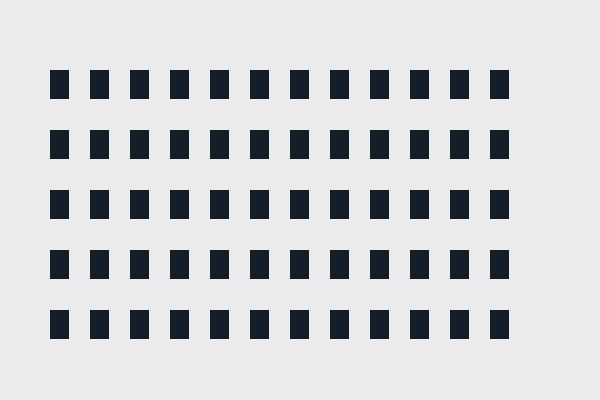
#> input picture raw_folios/sample_folio.jpg, 600 x 400 px
$ python folio_matrix_processor.py
#> lines starting #> are read from the running program, lines starting #| are printed output that depends on the picture; after the words box and inside, x2 and y2 are one past the last pixel; in counts of white or black regions, pixels touching at a corner belong together
import os
import cv2
import numpy as np

class FolioMatrixProcessor:
    def __init__(self, input_dir="raw_folios", output_dir="normalized_matrices"):
        self.input_dir = input_dir
        self.output_dir = output_dir
        self.target_vectors = ['T', 'I', 'R', 'D', 'A', 'O', 'S', 'C', 'F', 'P']
        os.makedirs(self.input_dir, exist_ok=True)
        os.makedirs(self.output_dir, exist_ok=True)
        print(f"[INITIALIZED] Phase 2 Workspace Matrix Created.")

    def execute_topological_grayscale_filter(self, image_path):
#> called with image_path = 'raw_folios/sample_folio.jpg'
        if not os.path.exists(image_path):
            return None
        image = cv2.imread(image_path)
#> image is the input picture: shape (400, 600, 3); mean B, G, R 208.2, 206.8, 205.3
        gray = cv2.cvtColor(image, cv2.COLOR_BGR2GRAY)
        return cv2.adaptiveThreshold(gray, 255, cv2.ADAPTIVE_THRESH_GAUSSIAN_C, cv2.THRESH_BINARY_INV, 15, 8)
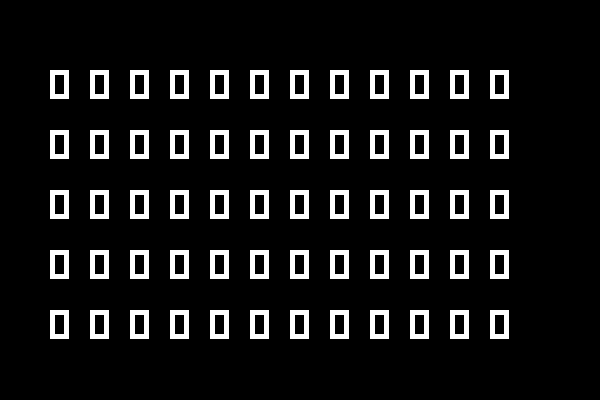
#> returned value: shape (400, 600); 9.5% white; 60 white regions

    def extract_glyph_coordinate_slices(self, processed_matrix, min_glyph_area=12):
#> called with min_glyph_area = 12
        if processed_matrix is None:
            return []
        contours, _ = cv2.findContours(processed_matrix, cv2.RETR_EXTERNAL, cv2.CHAIN_APPROX_SIMPLE)
#> contours = 60 contours; largest, box (x1, y1, x2, y2) and area: (490, 310, 509, 339) 504, (450, 310, 469, 339) 504, (410, 310, 429, 339) 504, (370, 310, 389, 339) 504, (330, 310, 349, 339) 504
        coordinate_slices = []
        for cnt in contours:
            area = cv2.contourArea(cnt)
            if area > min_glyph_area:
                x, y, w, h = cv2.boundingRect(cnt)
                coordinate_slices.append({"box": (int(x), int(y), int(w), int(h)), "area": int(area)})
#> this loop made 60 passes
#> (cnt, x, y) on passes 1 to 11: ([[490, 310], [490, 338], [508, 338], [508, 310]], 490, 310), ([[450, 310], [450, 338], [468, 338], [468, 310]], 450, 310), ([[410, 310], [410, 338], [428, 338], [428, 310]], 410, 310), ([[370, 310], [370, 338], [388, 338], [388, 310]], 370, 310), ([[330, 310], [330, 338], [348, 338], [348, 310]], 330, 310), ([[290, 310], [290, 338], [308, 338], [308, 310]], 290, 310), ([[250, 310], [250, 338], [268, 338], [268, 310]], 250, 310), ([[210, 310], [210, 338], [228, 338], [228, 310]], 210, 310), ([[170, 310], [170, 338], [188, 338], [188, 310]], 170, 310), ([[130, 310], [130, 338], [148, 338], [148, 310]], 130, 310), ([[90, 310], [90, 338], [108, 338], [108, 310]], 90, 310)
#> after the loop, coordinate_slices = 60 items
        return sorted(coordinate_slices, key=lambda b: ((b['box'][1] // 25) * 1000 + b['box'][0]))

    def export_normalized_matrix_grid(self, coordinate_slices, source_filename):
        if not coordinate_slices:
            return None
        matrix_array = np.array([b['box'] for b in coordinate_slices], dtype=np.float32)
        x_min, y_min = np.min(matrix_array[:, 0]), np.min(matrix_array[:, 1])
        x_max, y_max = np.max(matrix_array[:, 0] + matrix_array[:, 2]), np.max(matrix_array[:, 1] + matrix_array[:, 3])

        range_x = max(x_max - x_min, 1.0)
        range_y = max(y_max - y_min, 1.0)

        normalized_array = np.copy(matrix_array)
        normalized_array[:, 0] = (matrix_array[:, 0] - x_min) / range_x
        normalized_array[:, 1] = (matrix_array[:, 1] - y_min) / range_y
        normalized_array[:, 2] = matrix_array[:, 2] / range_x
        normalized_array[:, 3] = matrix_array[:, 3] / range_y

        base_name = os.path.splitext(source_filename)[0]
        output_filepath = os.path.join(self.output_dir, f"{base_name}_matrix.npy")
        np.save(output_filepath, normalized_array)
        print(f"[EXPORT SUCCESS] Normalized matrix saved to: {output_filepath}")
        return output_filepath

if __name__ == "__main__":
    processor = FolioMatrixProcessor()
    sample_path = os.path.join(processor.input_dir, "sample_folio.jpg")
    if not os.path.exists(sample_path):
        synthetic_folio = np.ones((400, 600, 3), dtype=np.uint8) * 235
        for row in range(5):
            y_pos = 70 + (row * 60)
            for col in range(12):
                x_pos = 50 + (col * 40)
                cv2.rectangle(synthetic_folio, (x_pos, y_pos), (x_pos + 18, y_pos + 28), (40, 30, 20), -1)
        cv2.imwrite(sample_path, synthetic_folio)
    matrix = processor.execute_topological_grayscale_filter(sample_path)
    slices = processor.extract_glyph_coordinate_slices(matrix)
#> slices = 60 items
    processor.export_normalized_matrix_grid(slices, "sample_folio.jpg")
#> in export_normalized_matrix_grid, `matrix_array = np.array([b['box'] for b in coordinate_slices], dtype=n..`: matrix_array = 60 rows, first 6: [50, 70, 19, 29], [90, 70, 19, 29], [130, 70, 19, 29], [170, 70, 19, 29], [210, 70, 19, 29], [250, 70, 19, 29]
#> in export_normalized_matrix_grid, `x_min, y_min = np.min(matrix_array[:, 0]), np.min(matrix_array[:, 1])`: x_min = 50; y_min = 70
#> in export_normalized_matrix_grid, `x_max, y_max = np.max(matrix_array[:, 0] + matrix_array[:, 2]), np.max..`: x_max = 509; y_max = 339
#> in export_normalized_matrix_grid, `range_x = max(x_max - x_min, 1.0)`: range_x = 459
#> in export_normalized_matrix_grid, `range_y = max(y_max - y_min, 1.0)`: range_y = 269
#> in export_normalized_matrix_grid, `normalized_array = np.copy(matrix_array)`: normalized_array has the same summary as matrix_array
